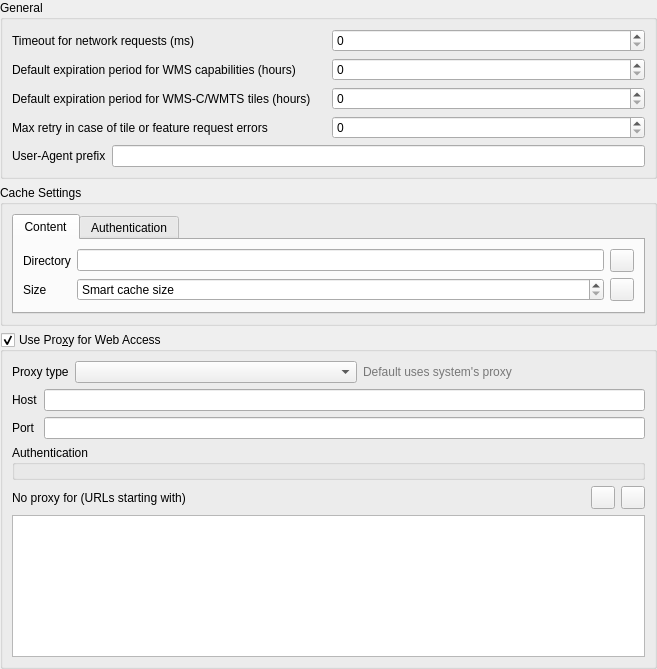
             <widget class="QWidget" name="mOptionsScrollAreaContents_10">
              <property name="geometry">
               <rect>
                <x>0</x>
                <y>0</y>
                <width>657</width>
                <height>669</height>
               </rect>
              </property>
              <layout class="QVBoxLayout" name="verticalLayout_33">
               <property name="leftMargin">
                <number>0</number>
               </property>
               <property name="topMargin">
                <number>0</number>
               </property>
               <property name="rightMargin">
                <number>0</number>
               </property>
               <property name="bottomMargin">
                <number>0</number>
               </property>
               <item>
                <widget class="QGroupBox" name="groupBox_20">
                 <property name="title">
                  <string>General</string>
                 </property>
                 <layout class="QVBoxLayout" name="verticalLayout_34">
                  <item>
                   <layout class="QHBoxLayout" name="horizontalLayout_11">
                    <item>
                     <widget class="QLabel" name="mNetworkTimeoutLabel">
                      <property name="text">
                       <string>Timeout for network requests (ms)</string>
                      </property>
                     </widget>
                    </item>
                    <item>
                     <widget class="QgsSpinBox" name="mNetworkTimeoutSpinBox">
                      <property name="maximum">
                       <number>100000000</number>
                      </property>
                     </widget>
                    </item>
                   </layout>
                  </item>
                  <item>
                   <layout class="QHBoxLayout" name="horizontalLayout_40">
                    <item>
                     <widget class="QLabel" name="label_45">
                      <property name="text">
                       <string>Default expiration period for WMS capabilities (hours)</string>
                      </property>
                     </widget>
                    </item>
                    <item>
                     <widget class="QgsSpinBox" name="mDefaultCapabilitiesExpirySpinBox">
                      <property name="maximum">
                       <number>100000000</number>
                      </property>
                     </widget>
                    </item>
                   </layout>
                  </item>
                  <item>
                   <layout class="QHBoxLayout" name="horizontalLayout_17">
                    <item>
                     <widget class="QLabel" name="label_32">
                      <property name="text">
                       <string>Default expiration period for WMS-C/WMTS tiles (hours)</string>
                      </property>
                     </widget>
                    </item>
                    <item>
                     <widget class="QgsSpinBox" name="mDefaultTileExpirySpinBox">
                      <property name="maximum">
                       <number>100000000</number>
                      </property>
                     </widget>
                    </item>
                   </layout>
                  </item>
                  <item>
                   <layout class="QHBoxLayout" name="horizontalLayout_33">
                    <item>
                     <widget class="QLabel" name="label_57">
                      <property name="text">
                       <string>Max retry in case of tile or feature request errors</string>
                      </property>
                     </widget>
                    </item>
                    <item>
                     <widget class="QgsSpinBox" name="mDefaultTileMaxRetrySpinBox">
                      <property name="maximum">
                       <number>100000000</number>
                      </property>
                     </widget>
                    </item>
                   </layout>
                  </item>
                  <item>
                   <layout class="QHBoxLayout" name="horizontalLayout_35">
                    <item>
                     <widget class="QLabel" name="lblUserAgent">
                      <property name="toolTip">
                       <string>This value will be prepended before the QGIS version and the OS, e.g. &quot;Mozilla/5.0 QGIS/33801/Ubuntu 22.04.4 LTS&quot;</string>
                      </property>
                      <property name="text">
                       <string>User-Agent prefix</string>
                      </property>
                     </widget>
                    </item>
                    <item>
                     <widget class="QLineEdit" name="leUserAgent"/>
                    </item>
                   </layout>
                  </item>
                 </layout>
                </widget>
               </item>
               <item>
                <widget class="QGroupBox" name="grpCache">
                 <property name="title">
                  <string>Cache Settings</string>
                 </property>
                 <layout class="QVBoxLayout" name="verticalLayout_19">
                  <item>
                   <widget class="QTabWidget" name="tabContentCache">
                    <property name="currentIndex">
                     <number>0</number>
                    </property>
                    <widget class="QWidget" name="tab">
                     <attribute name="title">
                      <string>Content</string>
                     </attribute>
                     <layout class="QGridLayout" name="gridLayout_2">
                      <item row="4" column="0">
                       <widget class="QLabel" name="label_11">
                        <property name="text">
                         <string>Size</string>
                        </property>
                       </widget>
                      </item>
                      <item row="0" column="0">
                       <widget class="QLabel" name="label_10">
                        <property name="text">
                         <string>Directory</string>
                        </property>
                       </widget>
                      </item>
                      <item row="0" column="1">
                       <widget class="QLineEdit" name="mCacheDirectory"/>
                      </item>
                      <item row="4" column="1">
                       <widget class="QgsSpinBox" name="mCacheSize">
                        <property name="toolTip">
                         <string>Specify the cache size in megabytes. Clear the value to enable smart cache size, which sets the maximum cache size based on available space.</string>
                        </property>
                        <property name="specialValueText">
                         <string>Smart cache size</string>
                        </property>
                        <property name="suffix">
                         <string> MB</string>
                        </property>
                        <property name="minimum">
                         <number>0</number>
                        </property>
                        <property name="maximum">
                         <number>10000</number>
                        </property>
                        <property name="singleStep">
                         <number>100</number>
                        </property>
                        <property name="showClearButton">
                         <bool>true</bool>
                        </property>
                        <property name="clearValue">
                         <bool>false</bool>
                        </property>
                       </widget>
                      </item>
                      <item row="0" column="2">
                       <widget class="QToolButton" name="mBrowseCacheDirectory">
                        <property name="toolTip">
                         <string>Select folder</string>
                        </property>
                        <property name="text">
                         <string/>
                        </property>
                        <property name="icon">
                         <iconset resource="../../images/images.qrc">
                          <normaloff>:/images/themes/default/mActionFileOpen.svg</normaloff>:/images/themes/default/mActionFileOpen.svg</iconset>
                        </property>
                       </widget>
                      </item>
                      <item row="4" column="2">
                       <widget class="QToolButton" name="mClearCache">
                        <property name="toolTip">
                         <string>Clear cache</string>
                        </property>
                        <property name="text">
                         <string/>
                        </property>
                        <property name="icon">
                         <iconset resource="../../images/images.qrc">
                          <normaloff>:/images/themes/default/mActionDeleteSelected.svg</normaloff>:/images/themes/default/mActionDeleteSelected.svg</iconset>
                        </property>
                       </widget>
                      </item>
                     </layout>
                    </widget>
                    <widget class="QWidget" name="tab_2">
                     <attribute name="title">
                      <string>Authentication</string>
                     </attribute>
                     <layout class="QGridLayout" name="gridLayout_5">
                      <item row="0" column="0">
                       <widget class="QCheckBox" name="mAutoClearAccessCache">
                        <property name="toolTip">
                         <string>&lt;html&gt;&lt;head/&gt;&lt;body&gt;&lt;p&gt;The connection cache stores all authentication connections data even when the connection fails.&lt;br/&gt;If you make any change to the authentication configurations or to the certification authorities, you should clear the authentication cache or&lt;br/&gt;restart QGIS. &lt;br/&gt;When this option is checked, the authentication cache will be automatically cleared every time an SSL error occurs and you choose to abort the connection.&lt;br/&gt;&lt;/p&gt;&lt;/body&gt;&lt;/html&gt;</string>
                        </property>
                        <property name="text">
                         <string>Automatically clear the connection authentication cache on SSL errors (recommended)</string>
                        </property>
                       </widget>
                      </item>
                      <item row="1" column="0">
                       <widget class="QPushButton" name="mClearAccessCache">
                        <property name="text">
                         <string>Clear authentication connection cache</string>
                        </property>
                       </widget>
                      </item>
                     </layout>
                    </widget>
                   </widget>
                  </item>
                 </layout>
                </widget>
               </item>
               <item>
                <widget class="QgsCollapsibleGroupBox" name="grpProxy">
                 <property name="title">
                  <string>Use Pro&amp;xy for Web Access</string>
                 </property>
                 <property name="flat">
                  <bool>false</bool>
                 </property>
                 <property name="checkable">
                  <bool>true</bool>
                 </property>
                 <property name="collapsed">
                  <bool>false</bool>
                 </property>
                 <property name="saveCollapsedState">
                  <bool>true</bool>
                 </property>
                 <layout class="QGridLayout" name="gridLayout_1">
                  <item row="1" column="0">
                   <widget class="QLabel" name="label_47">
                    <property name="text">
                     <string>No proxy for (URLs starting with)</string>
                    </property>
                   </widget>
                  </item>
                  <item row="1" column="4">
                   <widget class="QToolButton" name="mRemoveUrlPushButton">
                    <property name="toolTip">
                     <string>Remove selected URL</string>
                    </property>
                    <property name="text">
                     <string/>
                    </property>
                    <property name="icon">
                     <iconset resource="../../images/images.qrc">
                      <normaloff>:/images/themes/default/symbologyRemove.svg</normaloff>:/images/themes/default/symbologyRemove.svg</iconset>
                    </property>
                   </widget>
                  </item>
                  <item row="1" column="3">
                   <widget class="QToolButton" name="mAddUrlPushButton">
                    <property name="toolTip">
                     <string>Add URL to exclude</string>
                    </property>
                    <property name="text">
                     <string/>
                    </property>
                    <property name="icon">
                     <iconset resource="../../images/images.qrc">
                      <normaloff>:/images/themes/default/symbologyAdd.svg</normaloff>:/images/themes/default/symbologyAdd.svg</iconset>
                    </property>
                   </widget>
                  </item>
                  <item row="0" column="0" colspan="5">
                   <layout class="QGridLayout" name="gridLayout_17">
                    <item row="0" column="1">
                     <widget class="QComboBox" name="mProxyTypeComboBox"/>
                    </item>
                    <item row="0" column="0">
                     <widget class="QLabel" name="mTypeLabel">
                      <property name="sizePolicy">
                       <sizepolicy hsizetype="Maximum" vsizetype="Preferred">
                        <horstretch>0</horstretch>
                        <verstretch>0</verstretch>
                       </sizepolicy>
                      </property>
                      <property name="text">
                       <string>Proxy type</string>
                      </property>
                     </widget>
                    </item>
                    <item row="0" column="2">
                     <widget class="QLabel" name="label_41">
                      <property name="styleSheet">
                       <string notr="true">QLabel {color: rgb(120, 120, 120);}</string>
                      </property>
                      <property name="text">
                       <string>Default uses system's proxy</string>
                      </property>
                     </widget>
                    </item>
                    <item row="1" column="0" colspan="3">
                     <widget class="QFrame" name="frameManualProxy">
                      <property name="frameShape">
                       <enum>QFrame::NoFrame</enum>
                      </property>
                      <property name="frameShadow">
                       <enum>QFrame::Raised</enum>
                      </property>
                      <layout class="QGridLayout" name="gridLayout_18">
                       <property name="leftMargin">
                        <number>0</number>
                       </property>
                       <property name="topMargin">
                        <number>0</number>
                       </property>
                       <property name="rightMargin">
                        <number>0</number>
                       </property>
                       <property name="bottomMargin">
                        <number>0</number>
                       </property>
                       <item row="2" column="2">
                        <widget class="QLineEdit" name="leProxyPort"/>
                       </item>
                       <item row="2" column="1">
                        <widget class="QLabel" name="lblProxyPort">
                         <property name="text">
                          <string>Port</string>
                         </property>
                        </widget>
                       </item>
                       <item row="1" column="2">
                        <widget class="QLineEdit" name="leProxyHost"/>
                       </item>
                       <item row="1" column="1">
                        <widget class="QLabel" name="lblProxyHost">
                         <property name="text">
                          <string>Host</string>
                         </property>
                        </widget>
                       </item>
                       <item row="3" column="1" colspan="2">
                        <widget class="QGroupBox" name="mAuthGroupBox">
                         <property name="title">
                          <string>Authentication</string>
                         </property>
                         <layout class="QVBoxLayout" name="verticalLayout_23">
                          <property name="leftMargin">
                           <number>6</number>
                          </property>
                          <property name="topMargin">
                           <number>6</number>
                          </property>
                          <property name="rightMargin">
                           <number>6</number>
                          </property>
                          <property name="bottomMargin">
                           <number>6</number>
                          </property>
                          <item>
                           <widget class="QgsAuthSettingsWidget" name="mAuthSettings" native="true"/>
                          </item>
                         </layout>
                        </widget>
                       </item>
                      </layout>
                     </widget>
                    </item>
                   </layout>
                  </item>
                  <item row="1" column="1" colspan="2">
                   <spacer name="horizontalSpacer">
                    <property name="orientation">
                     <enum>Qt::Horizontal</enum>
                    </property>
                    <property name="sizeHint" stdset="0">
                     <size>
                      <width>40</width>
                      <height>20</height>
                     </size>
                    </property>
                   </spacer>
                  </item>
                  <item row="2" column="0" colspan="5">
                   <widget class="QListWidget" name="mNoProxyUrlListWidget"/>
                  </item>
                 </layout>
                </widget>
               </item>
               <item>
                <spacer name="verticalSpacer_9">
                 <property name="orientation">
                  <enum>Qt::Vertical</enum>
                 </property>
                 <property name="sizeHint" stdset="0">
                  <size>
                   <width>0</width>
                   <height>0</height>
                  </size>
                 </property>
                </spacer>
               </item>
              </layout>
             </widget>
